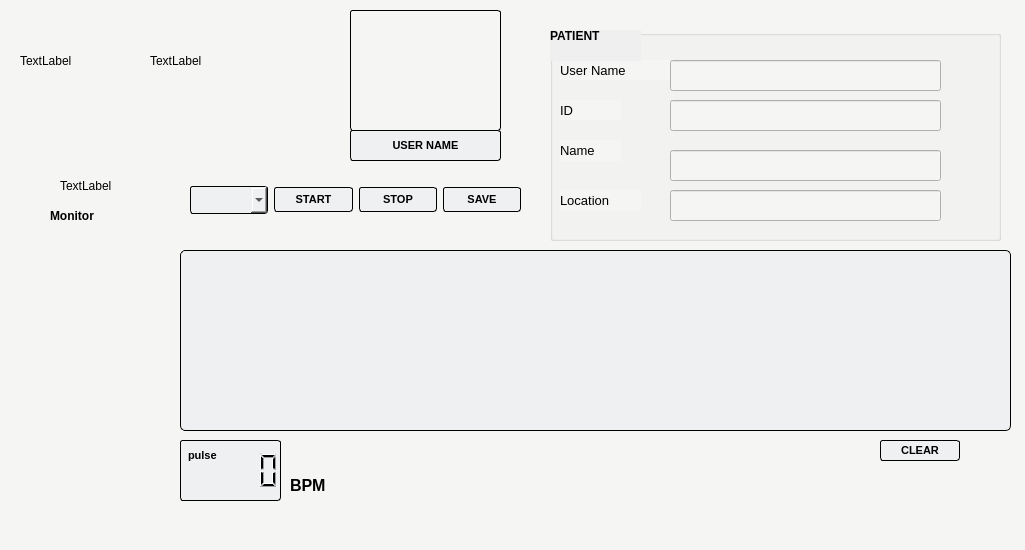
<?xml version="1.0" encoding="UTF-8"?>
<ui version="4.0">
 <class>MainWindow</class>
 <widget class="QMainWindow" name="MainWindow">
  <property name="geometry">
   <rect>
    <x>0</x>
    <y>0</y>
    <width>1025</width>
    <height>550</height>
   </rect>
  </property>
  <property name="windowTitle">
   <string>MainWindow</string>
  </property>
  <property name="windowIcon">
   <iconset>
    <normaloff>C:/Users/DELL/OneDrive - VietNam National University - HCM INTERNATIONAL UNIVERSITY/Pictures/THESIS/hearticon.png</normaloff>C:/Users/DELL/OneDrive - VietNam National University - HCM INTERNATIONAL UNIVERSITY/Pictures/THESIS/hearticon.png</iconset>
  </property>
  <property name="autoFillBackground">
   <bool>false</bool>
  </property>
  <property name="styleSheet">
   <string notr="true">background-color: #f5f5f3;</string>
  </property>
  <widget class="QWidget" name="centralwidget">
   <widget class="QCustomPlot" name="customplot" native="true">
    <property name="geometry">
     <rect>
      <x>180</x>
      <y>250</y>
      <width>831</width>
      <height>181</height>
     </rect>
    </property>
    <property name="styleSheet">
     <string notr="true">background-color:#eef0f2;
	color: #000000;
	font-size: 11px;
	font-weight: bold;
	border-radius: 5px;
	padding: 5px;
   border: 1px solid #000000</string>
    </property>
   </widget>
   <widget class="QLabel" name="label">
    <property name="geometry">
     <rect>
      <x>290</x>
      <y>470</y>
      <width>71</width>
      <height>31</height>
     </rect>
    </property>
    <property name="font">
     <font>
      <pointsize>12</pointsize>
      <bold>true</bold>
     </font>
    </property>
    <property name="text">
     <string>BPM</string>
    </property>
   </widget>
   <widget class="QWidget" name="horizontalLayoutWidget">
    <property name="geometry">
     <rect>
      <x>190</x>
      <y>160</y>
      <width>331</width>
      <height>80</height>
     </rect>
    </property>
    <layout class="QHBoxLayout" name="horizontalLayout">
     <item>
      <widget class="QComboBox" name="COM">
       <property name="styleSheet">
        <string notr="true">background-color:#eef0f2;
	color: #000000;
	font-size: 11px;
	font-weight: bold;
	border-radius: 3px;
	padding: 5px;
   border: 1px solid #000000</string>
       </property>
       <property name="currentIndex">
        <number>-1</number>
       </property>
      </widget>
     </item>
     <item>
      <widget class="QPushButton" name="StartButton">
       <property name="enabled">
        <bool>true</bool>
       </property>
       <property name="styleSheet">
        <string notr="true">background-color:#eef0f2;
	color: #000000;
	font-size: 11px;
	font-weight: bold;
	border-radius: 3px;
	padding: 5px;
   border: 1px solid #000000</string>
       </property>
       <property name="text">
        <string>START</string>
       </property>
      </widget>
     </item>
     <item>
      <widget class="QPushButton" name="StopButton">
       <property name="enabled">
        <bool>true</bool>
       </property>
       <property name="styleSheet">
        <string notr="true">background-color:#eef0f2;
	color: #000000;
	font-size: 11px;
	font-weight: bold;
	border-radius: 3px;
	padding: 5px;
   border: 1px solid #000000</string>
       </property>
       <property name="text">
        <string>STOP</string>
       </property>
      </widget>
     </item>
     <item>
      <widget class="QPushButton" name="SaveButton">
       <property name="styleSheet">
        <string notr="true">background-color:#eef0f2;
	color: #000000;
	font-size: 11px;
	font-weight: bold;
	border-radius: 3px;
	padding: 5px;
   border: 1px solid #000000</string>
       </property>
       <property name="text">
        <string>SAVE</string>
       </property>
      </widget>
     </item>
    </layout>
   </widget>
   <widget class="QGroupBox" name="groupBox">
    <property name="geometry">
     <rect>
      <x>550</x>
      <y>30</y>
      <width>451</width>
      <height>211</height>
     </rect>
    </property>
    <property name="font">
     <font>
      <family>Segoe UI</family>
      <pointsize>16</pointsize>
     </font>
    </property>
    <property name="styleSheet">
     <string notr="true"/>
    </property>
    <property name="title">
     <string/>
    </property>
    <widget class="QLabel" name="username_label">
     <property name="geometry">
      <rect>
       <x>10</x>
       <y>30</y>
       <width>121</width>
       <height>20</height>
      </rect>
     </property>
     <property name="font">
      <font>
       <family>Segoe UI</family>
       <pointsize>10</pointsize>
      </font>
     </property>
     <property name="text">
      <string>User Name</string>
     </property>
    </widget>
    <widget class="QLineEdit" name="UserName_lineEdit">
     <property name="geometry">
      <rect>
       <x>120</x>
       <y>30</y>
       <width>271</width>
       <height>31</height>
      </rect>
     </property>
     <property name="frame">
      <bool>true</bool>
     </property>
    </widget>
    <widget class="QLabel" name="Nam_label">
     <property name="geometry">
      <rect>
       <x>10</x>
       <y>110</y>
       <width>61</width>
       <height>21</height>
      </rect>
     </property>
     <property name="font">
      <font>
       <family>Segoe UI</family>
       <pointsize>10</pointsize>
      </font>
     </property>
     <property name="text">
      <string>Name</string>
     </property>
    </widget>
    <widget class="QLineEdit" name="Name_lineEdit">
     <property name="geometry">
      <rect>
       <x>120</x>
       <y>120</y>
       <width>271</width>
       <height>31</height>
      </rect>
     </property>
     <property name="frame">
      <bool>true</bool>
     </property>
    </widget>
    <widget class="QLineEdit" name="UserID_lineEdit">
     <property name="geometry">
      <rect>
       <x>120</x>
       <y>70</y>
       <width>271</width>
       <height>31</height>
      </rect>
     </property>
     <property name="frame">
      <bool>true</bool>
     </property>
    </widget>
    <widget class="QLabel" name="Location_label">
     <property name="geometry">
      <rect>
       <x>10</x>
       <y>160</y>
       <width>81</width>
       <height>21</height>
      </rect>
     </property>
     <property name="font">
      <font>
       <pointsize>10</pointsize>
      </font>
     </property>
     <property name="text">
      <string>Location</string>
     </property>
    </widget>
    <widget class="QLineEdit" name="Location_lineEdit">
     <property name="geometry">
      <rect>
       <x>120</x>
       <y>160</y>
       <width>271</width>
       <height>31</height>
      </rect>
     </property>
     <property name="frame">
      <bool>true</bool>
     </property>
    </widget>
    <widget class="QLabel" name="UserID_label">
     <property name="geometry">
      <rect>
       <x>10</x>
       <y>70</y>
       <width>61</width>
       <height>20</height>
      </rect>
     </property>
     <property name="font">
      <font>
       <family>Segoe UI</family>
       <pointsize>10</pointsize>
      </font>
     </property>
     <property name="text">
      <string>ID</string>
     </property>
    </widget>
    <widget class="QLabel" name="label_3">
     <property name="geometry">
      <rect>
       <x>0</x>
       <y>-20</y>
       <width>91</width>
       <height>51</height>
      </rect>
     </property>
     <property name="font">
      <font>
       <bold>true</bold>
      </font>
     </property>
     <property name="autoFillBackground">
      <bool>true</bool>
     </property>
     <property name="styleSheet">
      <string notr="true">background-color:none;</string>
     </property>
     <property name="text">
      <string>PATIENT</string>
     </property>
    </widget>
   </widget>
   <widget class="QLabel" name="pic_label">
    <property name="geometry">
     <rect>
      <x>350</x>
      <y>10</y>
      <width>151</width>
      <height>121</height>
     </rect>
    </property>
    <property name="styleSheet">
     <string notr="true">background-color:#f5f5f3;
	color: #000000;
	font-size: 11px;
	font-weight: bold;
	border-radius: 3px;
	padding: 5px;
   border: 1px solid #000000</string>
    </property>
    <property name="text">
     <string/>
    </property>
   </widget>
   <widget class="QPushButton" name="UserName_push">
    <property name="geometry">
     <rect>
      <x>350</x>
      <y>130</y>
      <width>151</width>
      <height>31</height>
     </rect>
    </property>
    <property name="font">
     <font>
      <pointsize>-1</pointsize>
      <bold>true</bold>
     </font>
    </property>
    <property name="styleSheet">
     <string notr="true">background-color:#eef0f2;
	color: #000000;
	font-size: 11px;
	font-weight: bold;
	border-radius: 3px;
	padding: 5px;
   border: 1px solid #000000</string>
    </property>
    <property name="text">
     <string>USER NAME</string>
    </property>
   </widget>
   <widget class="QLCDNumber" name="pulse_LCD">
    <property name="geometry">
     <rect>
      <x>180</x>
      <y>440</y>
      <width>101</width>
      <height>61</height>
     </rect>
    </property>
    <property name="font">
     <font>
      <pointsize>-1</pointsize>
      <bold>true</bold>
     </font>
    </property>
    <property name="styleSheet">
     <string notr="true">background-color:#eef0f2;
	color: #000000;
	font-size: 11px;
	font-weight: bold;
	border-radius: 3px;
	padding: 5px;
   border: 1px solid #000000</string>
    </property>
    <property name="frameShape">
     <enum>QFrame::NoFrame</enum>
    </property>
   </widget>
   <widget class="QPushButton" name="ClearButton">
    <property name="geometry">
     <rect>
      <x>880</x>
      <y>440</y>
      <width>80</width>
      <height>21</height>
     </rect>
    </property>
    <property name="styleSheet">
     <string notr="true">background-color:#eef0f2;
	color: #000000;
	font-size: 11px;
	font-weight: bold;
	border-radius: 3px;
	padding: 5px;
   border: 1px solid #000000</string>
    </property>
    <property name="text">
     <string>CLEAR</string>
    </property>
   </widget>
   <widget class="QLineEdit" name="DateTimeLineEdit">
    <property name="geometry">
     <rect>
      <x>770</x>
      <y>10</y>
      <width>241</width>
      <height>21</height>
     </rect>
    </property>
    <property name="font">
     <font>
      <pointsize>9</pointsize>
      <bold>false</bold>
     </font>
    </property>
    <property name="frame">
     <bool>false</bool>
    </property>
   </widget>
   <widget class="QLabel" name="logoIUlabel">
    <property name="geometry">
     <rect>
      <x>20</x>
      <y>10</y>
      <width>101</width>
      <height>101</height>
     </rect>
    </property>
    <property name="text">
     <string>TextLabel</string>
    </property>
   </widget>
   <widget class="QLabel" name="logoBMElabel">
    <property name="geometry">
     <rect>
      <x>150</x>
      <y>10</y>
      <width>121</width>
      <height>101</height>
     </rect>
    </property>
    <property name="text">
     <string>TextLabel</string>
    </property>
   </widget>
   <widget class="QLabel" name="label_2">
    <property name="geometry">
     <rect>
      <x>180</x>
      <y>440</y>
      <width>51</width>
      <height>31</height>
     </rect>
    </property>
    <property name="font">
     <font>
      <pointsize>-1</pointsize>
      <bold>true</bold>
     </font>
    </property>
    <property name="styleSheet">
     <string notr="true">background-color:none;
	color: #000000;
	font-size: 11px;
	font-weight: bold;
	border-radius: 3px;
	padding: 5px;
   border: none</string>
    </property>
    <property name="text">
     <string>pulse</string>
    </property>
   </widget>
   <widget class="QLabel" name="heartrhythmlabel">
    <property name="geometry">
     <rect>
      <x>60</x>
      <y>170</y>
      <width>61</width>
      <height>31</height>
     </rect>
    </property>
    <property name="text">
     <string>TextLabel</string>
    </property>
   </widget>
   <widget class="QLabel" name="label_4">
    <property name="geometry">
     <rect>
      <x>50</x>
      <y>200</y>
      <width>71</width>
      <height>31</height>
     </rect>
    </property>
    <property name="font">
     <font>
      <bold>true</bold>
     </font>
    </property>
    <property name="text">
     <string>Monitor</string>
    </property>
   </widget>
  </widget>
  <widget class="QMenuBar" name="menubar">
   <property name="geometry">
    <rect>
     <x>0</x>
     <y>0</y>
     <width>1025</width>
     <height>17</height>
    </rect>
   </property>
  </widget>
  <widget class="QStatusBar" name="statusbar"/>
 </widget>
 <customwidgets>
  <customwidget>
   <class>QCustomPlot</class>
   <extends>QWidget</extends>
   <header>qcustomplot.h</header>
   <container>1</container>
  </customwidget>
 </customwidgets>
 <resources/>
 <connections/>
</ui>
